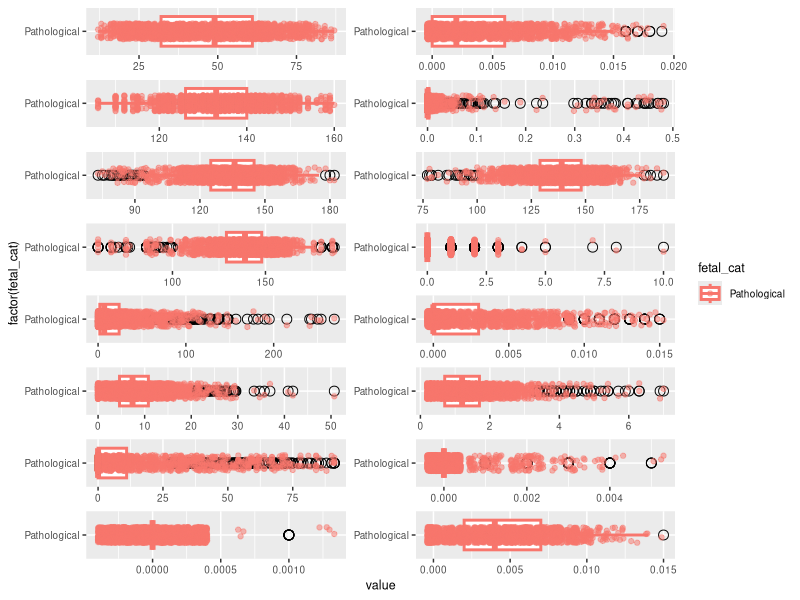
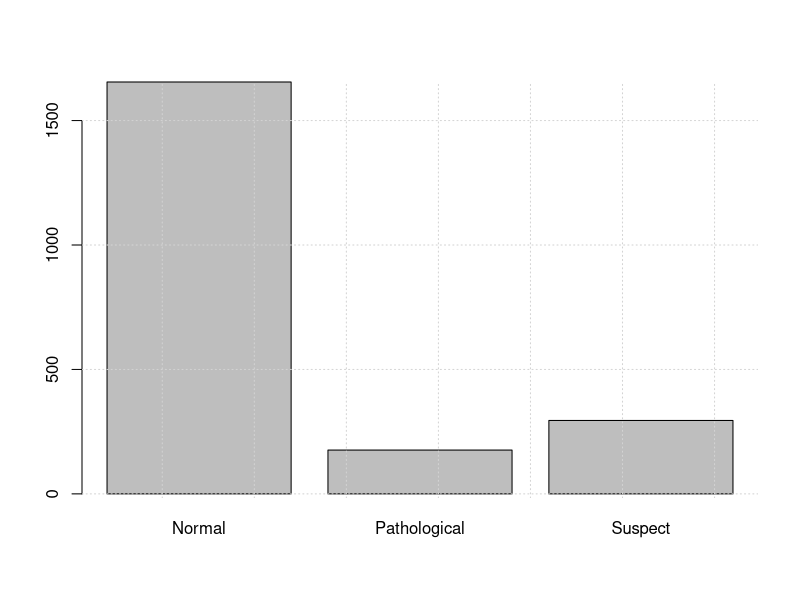
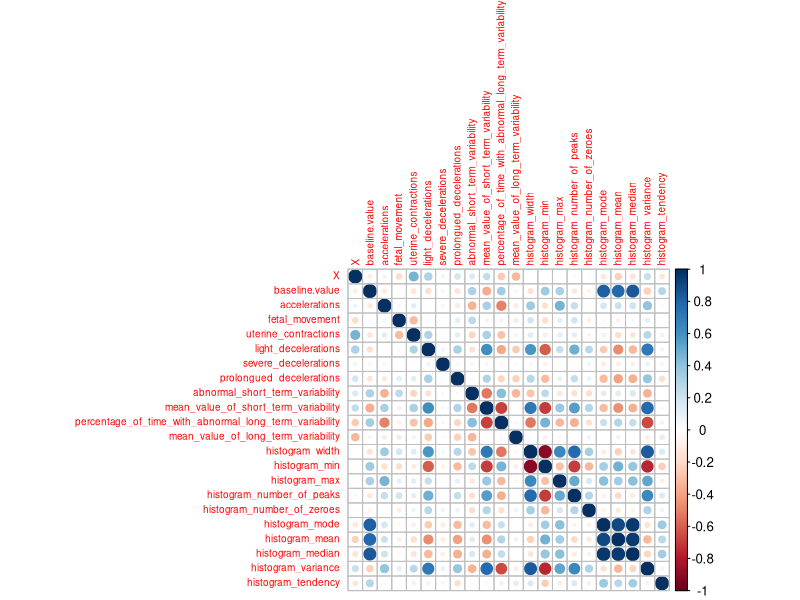

Generate these figures, in order, with R:
#library(tidyverse)
library(dplyr)
library(tidyr)
library(ggplot2)
library(gridExtra)
library(scales)
select <- dplyr::select

# Data read in 
#setwd("/Users/yihantang/Library/CloudStorage/OneDrive-UniversityofNorthCarolinaatChapelHill/bios-611-project/")
dat_fetal <- read.csv("./derived_data/fetal_health_new.csv")


## Visualisations
Df_num  <- dat_fetal %>% 
  gather(variable, values, 1:dim(dat_fetal)[2])


p1 <- Df_num %>% ggplot() +
  geom_boxplot(aes(x = variable, y = values)) +
  facet_wrap(~variable, ncol = 6, scales = "free")+
 theme(strip.text.x = element_blank(), text = element_text(size = 9))+
  theme_minimal()

#png(filename = "./figures/figure1.png", width = 1000, height = 850, units = "px")
#p <- grid.arrange(p1, ncol = 1)
#dev.off()


## Selective Distribution by fetal Health
Df <- dat_fetal %>%
  mutate(fetal_cat = ifelse(fetal_health == 1, "Normal", 
                            ifelse(fetal_health == 2, "Suspect", "Pathological"))) %>%
  select(fetal_cat, baseline.value:mean_value_of_long_term_variability, histogram_median, 
         accelerations:percentage_of_time_with_abnormal_long_term_variability, 
         histogram_number_of_zeroes:histogram_variance)



p2 <- Df %>%
  pivot_longer(baseline.value:histogram_variance) %>%
  ggplot(aes(x = factor(fetal_cat), y = value, color = fetal_cat)) + 
  geom_boxplot(size = 1, outlier.shape = 1, outlier.color = "black", outlier.size = 3) +
  geom_jitter(alpha = 0.5, width =  0.2) +
  facet_wrap(~name, ncol = 2, scales = "free") +
  theme(strip.text.x = element_blank(), text = element_text(size = 9)) +
  scale_y_continuous(label = comma) +
  coord_flip()

png(filename = "./figures/figure2.png", width = 1000, height = 850, units = "px")
p <- grid.arrange(p2, ncol = 1)
dev.off()



png(filename = "./figures/figure12.png", width = 1000, height = 850, units = "px")
target <- 'fetal_health'
dat_fetal[,target] <- as.factor(dat_fetal[,target])
plot(dat_fetal[,target])
grid()
dev.off()




######correlation analysis 
# correlation (Spearman)
features <- setdiff(colnames(dat_fetal),'fetal_health')
options(repr.plot.width = 14, repr.plot.height = 8) # => bigger plots for the following
cor_features_SP <- cor(dat_fetal[,features], method='spearman')
png(filename = "./figures/figure13.png", width = 1000, height = 850, units = "px")
corrplot::corrplot(cor_features_SP, tl.cex=0.6)
dev.off()




